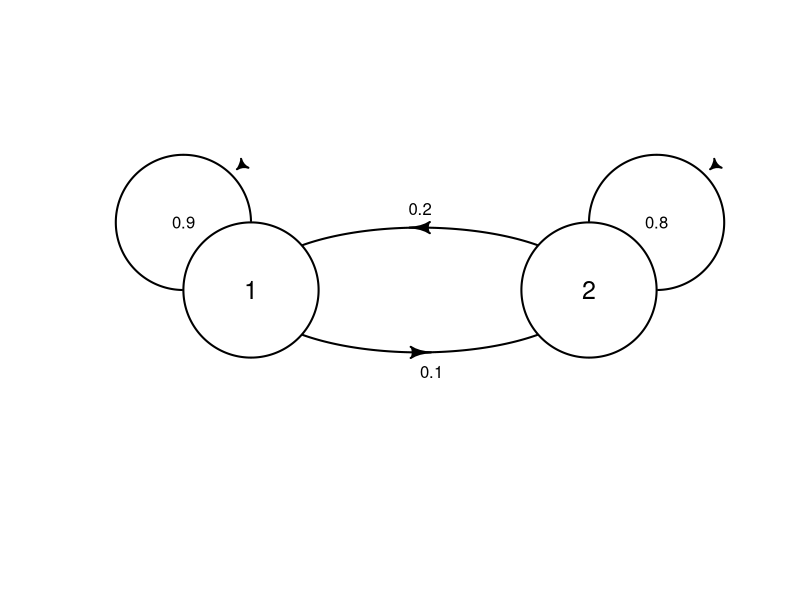
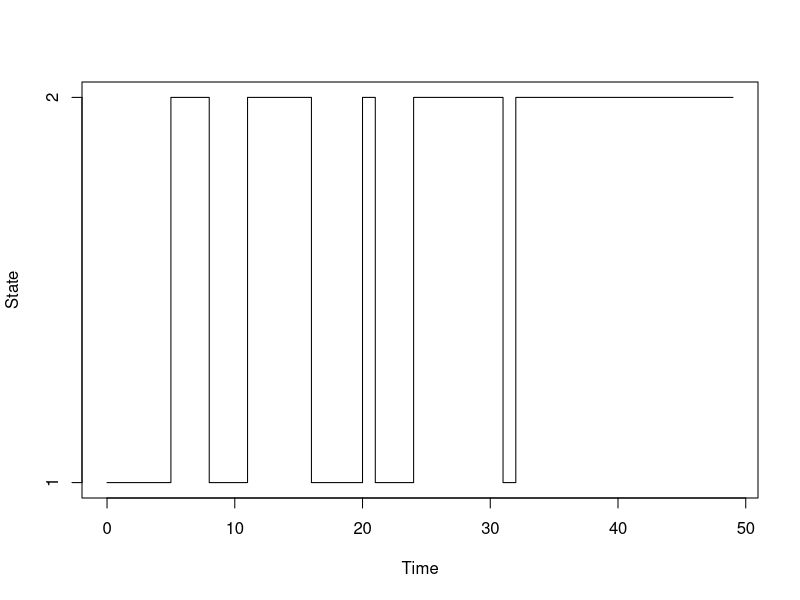
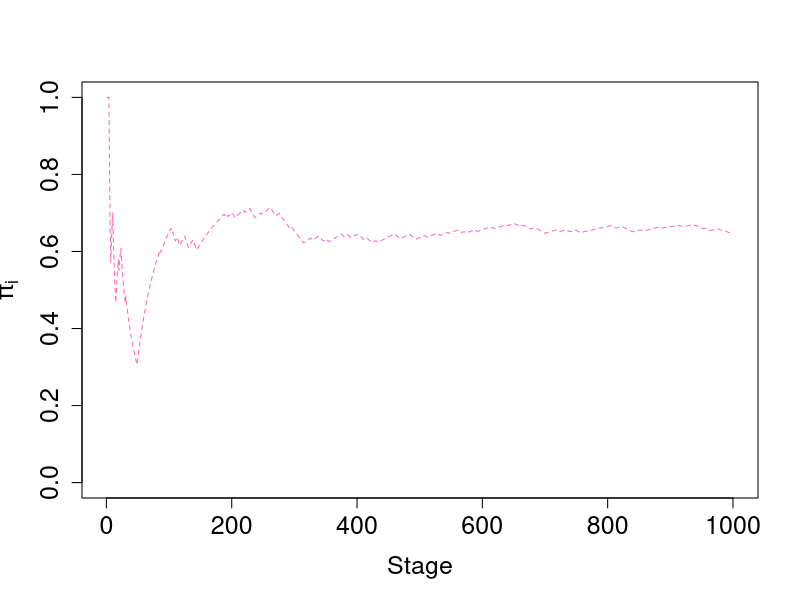

R code for these plots, in order:
##MARCOV CHAIN
P <- matrix(c(0.9, 0.1,
              0.2, 0.8), nrow=2, ncol=2, byrow=TRUE)
library(shape)
library(diagram)
# plotting
plotmat(t(P), curve=0.3, pos=c(2), box.size=0.1,
        self.shifty = c(0.1, 0.1),
        self.shiftx = c(-0.1, 0.1),
        self.lwd = 2,
        self.arrpos = c(1, 1),
        shadow.size = 0,
        cex = 1,
        box.cex = 1.5)


# matrix
P <- matrix(c(0.7, 0.3,
              0.4, 0.6), nrow=2, ncol=2, byrow=TRUE)
nStates <- dim(P)[1]
# Compute P - I(n) and select first n-1 rows
A = t(P - diag(nStates))[1:(nStates-1),]
# Add "sum to 1" constraints
A = rbind(A, rep(1, nStates))
# Define RHS of system of equations
b <- c(rep(0, nStates-1), 1)
# Solve
pi_theoretical <- solve(A,b)

###############################################################################
########################## SIMULATING #########################################
set.seed(123)
#Specify states
S <- c(1,2)
M <- length(S)
#Define transition matrix P
P <- matrix(data=c(0.9, 0.1,
                   0.2, 0.8),
            nrow=2, ncol=2, byrow=TRUE)
dimnames(P) <- list(S, S)
P
#Determine number of simulations
numStages <- 1e5
#Initialize vector x
x <- rep(NA, numStages+1)
names(x) <- 0:numStages
x0 <- 1
x[1] <- x0
#For each 
for(i in 1:numStages){
        
        rowIndex <- which(x[i]==S)
        x[i+1] <- sample(S, 1, prob=P[rowIndex,], replace=TRUE)
}
head(x, 10)
summaryTable <- cbind(Stage=0:numStages, State=x)
head(summaryTable)
#Compute number of times in each state
table(x)



#Plot
plotLen <- 50
plot(names(x[1:plotLen]), x[1:plotLen], type='s',
     xlab="Time", ylab='State' , yaxt='n')
axis(2, at = c(1,2), labels = S)
head(x, 10)

# Create an empty matrix
mat <- matrix(0, nrow = M, ncol = numStages)
# If MC is in state at i at time n, record a 1 in cell (i,n)
mat[cbind(x[2:(numStages+1)], seq_len(numStages))] <- 1
# Compute cumulative sum of number of times in each state
mat_sum <- t(apply(mat,1,cumsum))
# Compute proportion of times in each state
pi_cumsum <- t(sweep(mat_sum,2,colSums(mat_sum),"/"))
#head(mat_sum)
mycols <- c("hotpink", "blue")
numStagesPlot <- min(1000, numStages)
plot(1:numStagesPlot, pi_cumsum [1:numStagesPlot,1],
     ylim=c(0,1),
     col=mycols[1],
     ylab=expression(pi[i]), type="l",
     xlab="Stage", lty=2,
     cex.axis = 1.5,
     cex.lab = 1.5
)
